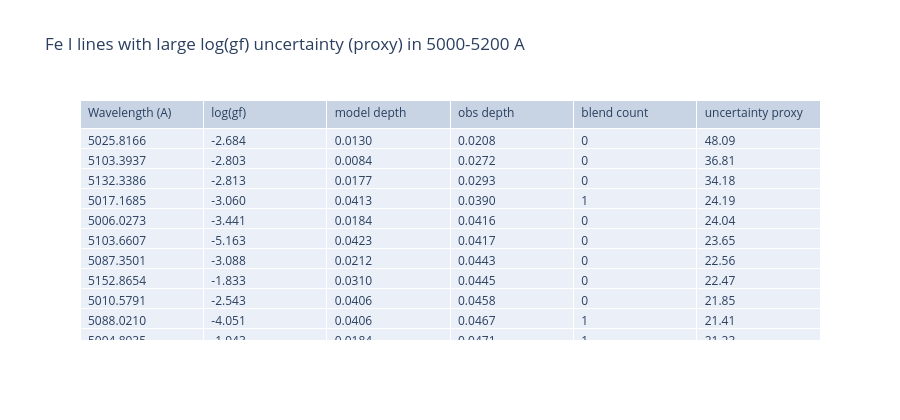

Source (notebook cell):
### Code cell
# Find Fe I lines with large log(gf) uncertainty (depth-based proxy)
from jorg.statmech.species import Species

fe1 = Species.from_string('Fe I')
depth_window = 0.10
all_wl = np.asarray(linelist.wavelengths_angstrom())
all_wl_sorted = np.sort(all_wl)

rows = []
for line in linelist:
    wl = float(line.wavelength) * 1e8
    if wl < wl_min or wl > wl_max:
        continue
    if line.species != fe1:
        continue
    mask = (wavelength_grid >= wl - depth_window) & (wavelength_grid <= wl + depth_window)
    if np.count_nonzero(mask) < 3:
        continue
    model_min = float(np.min(base_flux_conv[mask]))
    obs_min = float(np.min(observed_flux[mask]))
    model_depth = max(0.0, 1.0 - model_min)
    obs_depth = max(0.0, 1.0 - obs_min)
    depth = max(model_depth, obs_depth)
    uncertainty_proxy = 1.0 / max(depth, 1e-3)

    left = int(np.searchsorted(all_wl_sorted, wl - depth_window))
    right = int(np.searchsorted(all_wl_sorted, wl + depth_window, side='right'))
    blend_count = max(0, right - left - 1)

    rows.append((wl, float(line.log_gf), model_depth, obs_depth, blend_count, uncertainty_proxy))

rows.sort(key=lambda r: r[-1], reverse=True)
top_n = 15
top_rows = rows[:top_n]

table = go.Figure(data=[go.Table(
    header=dict(values=['Wavelength (A)', 'log(gf)', 'model depth', 'obs depth', 'blend count', 'uncertainty proxy'],
                align='left'),
    cells=dict(values=[
        [f'{r[0]:.4f}' for r in top_rows],
        [f'{r[1]:.3f}' for r in top_rows],
        [f'{r[2]:.4f}' for r in top_rows],
        [f'{r[3]:.4f}' for r in top_rows],
        [f'{r[4]:d}' for r in top_rows],
        [f'{r[5]:.2f}' for r in top_rows],
    ], align='left'))
])
table.update_layout(
    template='plotly_white',
    width=900,
    height=420,
    title='Fe I lines with large log(gf) uncertainty (proxy) in 5000-5200 A'
)
table.show()

### Figure 1 — Plotly figure (JSON) as saved in the notebook; plotly's stock layout.template omitted (floating-point values rounded to 4 significant figures)
{"data": [{"cells": {"align": "left", "values": [["5025.8166", "5103.3937", "5132.3386", "5017.1685", "5006.0273", "5103.6607", "5087.3501", "5152.8654", "5010.5791", "5088.0210", "5004.8935", "5179.3994", "5079.5158", "5043.8220", "5178.4349"], ["-2.684", "-2.803", "-2.813", "-3.060", "-3.441", "-5.163", "-3.088", "-1.833", "-2.543", "-4.051", "-1.943", "-2.362", "-4.263", "-3.687", "-2.300"], ["0.0130", "0.0084", "0.0177", "0.0413", "0.0184", "0.0423", "0.0212", "0.0310", "0.0406", "0.0406", "0.0184", "0.0367", "0.0109", "0.0454", "0.0484"], ["0.0208", "0.0272", "0.0293", "0.0390", "0.0416", "0.0417", "0.0443", "0.0445", "0.0458", "0.0467", "0.0471", "0.0487", "0.0499", "0.0506", "0.0525"], ["0", "0", "0", "1", "0", "0", "0", "0", "0", "1", "1", "1", "0", "1", "0"], ["48.09", "36.81", "34.18", "24.19", "24.04", "23.65", "22.56", "22.47", "21.85", "21.41", "21.23", "20.54", "20.02", "19.78", "19.05"]]}, "header": {"align": "left", "values": ["Wavelength (A)", "log(gf)", "model depth", "obs depth", "blend count", "uncertainty proxy"]}, "type": "table"}], "layout": {"height": 420, "title": {"text": "Fe I lines with large log(gf) uncertainty (proxy) in 5000-5200 A"}, "width": 900}}
